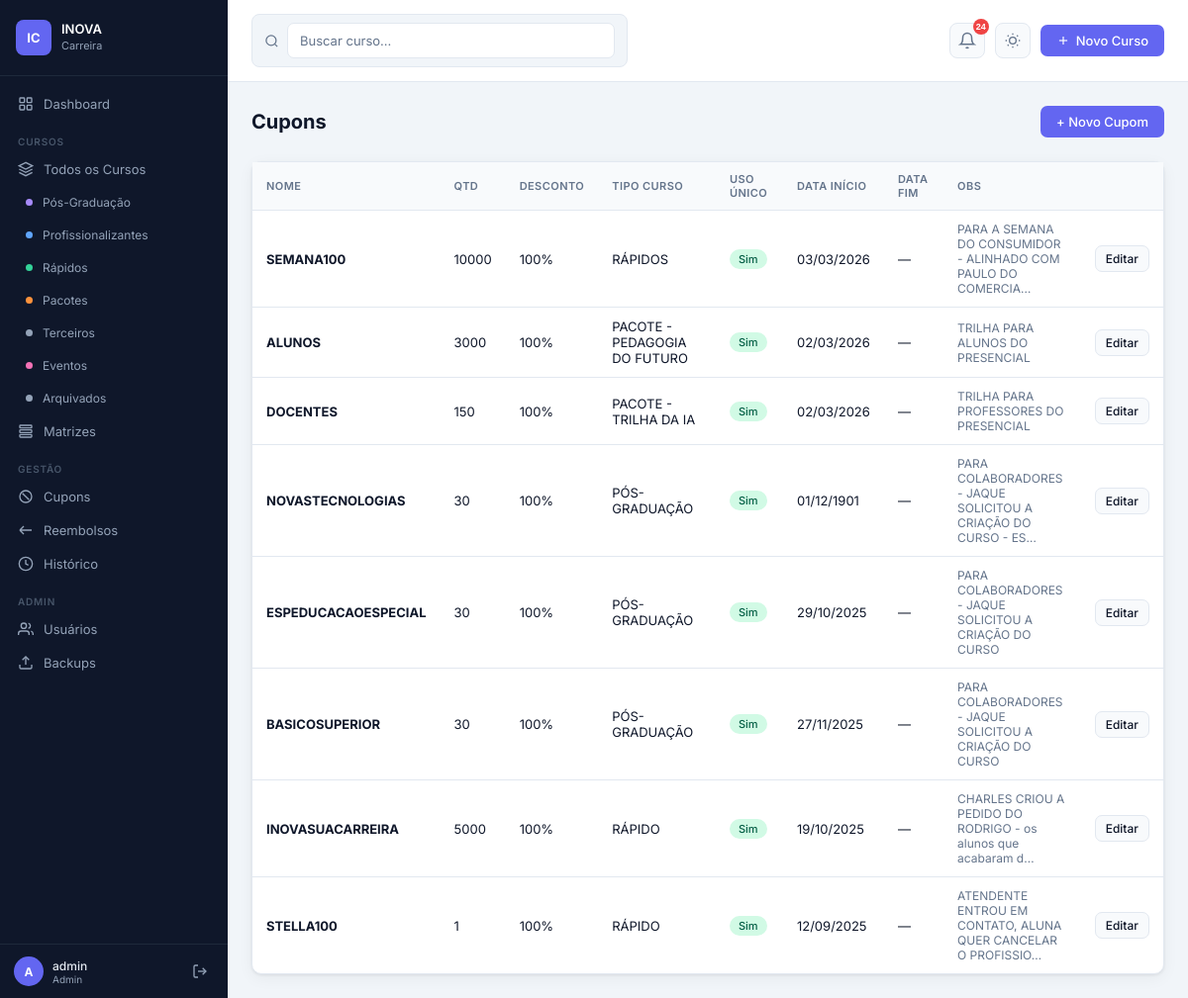
Screenshot of /cupons (signed in) with the database file from the repository.
### app.py (models this page shows)
class Coupon(db.Model):
    id           = db.Column(db.Integer, primary_key=True)
    nome         = db.Column(db.String(100), nullable=False)
    quantidade   = db.Column(db.Integer)
    desconto     = db.Column(db.Float)
    cursos_tipo  = db.Column(db.String(100))
    limite_curso = db.Column(db.Integer)
    uso_unico    = db.Column(db.Boolean, default=True)
    data_inicial = db.Column(db.Date)
    data_final   = db.Column(db.Date)
    obs          = db.Column(db.Text)
    created_at   = db.Column(db.DateTime, default=datetime.utcnow)

### app.py (the view)
@app.route('/cupons')
@perm_check('can_manage_cupons')
def cupons():
    cupons = Coupon.query.order_by(Coupon.created_at.desc()).all()
    return render_template('cupons.html', cupons=cupons)

### app.py (called while the page is built)
def perm_check(check_fn_name):
    def decorator(f):
        @wraps(f)
        def decorated(*args, **kwargs):
            if 'user_id' not in session:
                return redirect(url_for('login'))
            u = User.query.get(session['user_id'])
            if not u or not getattr(u, check_fn_name)():
                flash('Você não tem permissão para acessar esta seção.', 'danger')
                return redirect(url_for('dashboard'))
            return f(*args, **kwargs)
        return decorated
    return decorator

@app.context_processor
def inject_now():
    return {'now': datetime.now}

    def can_manage_cupons(self):
        if self.role == 'admin': return True
        if self._p().get('block_cupons'): return False
        return self.role == 'editor' or self._p().get('cupons_gerenciar', False)

    def can_manage_reembolsos(self):
        if self.role == 'admin': return True
        if self._p().get('block_reembolsos'): return False
        return self.role == 'editor' or self._p().get('reembolsos_gerenciar', False)

    def can_view_historico(self):
        if self.role == 'admin': return True
        if self._p().get('block_historico'): return False
        return self.role == 'editor' or self._p().get('historico_ver', False)

### templates/cupons.html (shortened to what this page needs)
{% extends 'base.html' %}
{% block content %}
<div class="page">
  <div class="page-header">
    <div class="page-title">Cupons</div>
    {% if session.role in ['admin','editor'] %}
    <a href="{{ url_for('cupom_novo') }}" class="btn btn-primary">+ Novo Cupom</a>
    {% endif %}
  </div>
  <div class="card">
    <div class="table-wrapper">
      <table>
        <thead><tr><th>Nome</th><th>Qtd</th><th>Desconto</th><th>Tipo Curso</th><th>Uso Único</th><th>Data Início</th><th>Data Fim</th><th>Obs</th><th></th></tr></thead>
        <tbody>
          {% for c in cupons %}
          <tr>
            <td><strong>{{ c.nome }}</strong></td>
            <td>{{ c.quantidade }}</td>
            <td>{{ (c.desconto * 100)|int }}%</td>
            <td>{{ c.cursos_tipo or '—' }}</td>
            <td>{% if c.uso_unico %}<span class="badge badge-ativo">Sim</span>{% else %}<span class="badge badge-oculto">Não</span>{% endif %}</td>
            <td>{{ c.data_inicial.strftime('%d/%m/%Y') if c.data_inicial else '—' }}</td>
            <td>{{ c.data_final.strftime('%d/%m/%Y') if c.data_final else '—' }}</td>
            <td style="font-size:12px;color:var(--text-muted);max-width:200px">{{ (c.obs or '')[:60] }}{% if c.obs and c.obs|length > 60 %}…{% endif %}</td>
            <td>{% if session.role in ['admin','editor'] %}<a href="{{ url_for('cupom_editar', id=c.id) }}" class="btn btn-sm btn-secondary">Editar</a>{% endif %}</td>
          </tr>
          {% else %}
          <tr><td colspan="9" style="text-align:center;color:var(--text-muted);padding:32px">Nenhum cupom cadastrado.</td></tr>
          {% endfor %}
        </tbody>
      </table>
    </div>
  </div>
</div>
{% endblock %}

### static/css/style.css (style rules this page uses)
:root { --bg: #f1f5f9; --surface: #ffffff; --surface-2: #f8fafc; --sidebar-bg: #0f172a; --sidebar-border: #1e293b; --sidebar-text: #94a3b8; --sidebar-hover: #1e293b; --primary: #6366f1; --primary-hover: #4f46e5; --success: #10b981; --warning: #f59e0b; --danger: #ef4444; --text: #0f172a; --text-muted: #64748b; --border: #e2e8f0; --radius: 10px; --shadow: 0 1px 3px rgba(0,0,0,.07), 0 4px 16px rgba(0,0,0,.05); --transition: .18s ease; }
*, *::before, *::after { box-sizing: border-box; margin: 0; padding: 0; }
body { font-family: 'Inter', sans-serif; background: var(--bg); color: var(--text); font-size: 14px; transition: background var(--transition), color var(--transition); }
.page { padding: 24px; }
.page-header { display: flex; align-items: center; justify-content: space-between; margin-bottom: 24px; flex-wrap: wrap; gap: 12px; }
.page-title { font-size: 20px; font-weight: 700; }
.card { background: var(--surface); border-radius: var(--radius); box-shadow: var(--shadow); border: 1px solid var(--border); transition: background var(--transition), border-color var(--transition); }
.table-wrapper { overflow-x: auto; }
table { width: 100%; border-collapse: collapse; }
thead th { background: var(--surface-2); padding: 10px 14px; text-align: left; font-size: 11px; font-weight: 600; letter-spacing: .04em; text-transform: uppercase; color: var(--text-muted); border-bottom: 1px solid var(--border); transition: background var(--transition); }
tbody tr { border-bottom: 1px solid var(--border); transition: background var(--transition); }
tbody tr:last-child { border-bottom: none; }
td { padding: 11px 14px; font-size: 13px; vertical-align: middle; }
.badge { display: inline-flex; align-items: center; padding: 3px 9px; border-radius: 20px; font-size: 11px; font-weight: 500; white-space: nowrap; }
.badge-ativo { background: #d1fae5; color: #065f46; }
.btn { display: inline-flex; align-items: center; gap: 6px; padding: 8px 16px; border-radius: 7px; border: none; cursor: pointer; font-size: 13px; font-weight: 500; text-decoration: none; transition: all var(--transition); white-space: nowrap; }
.btn-primary { background: var(--primary); color: #fff; }
.btn-secondary { background: var(--surface-2); color: var(--text); border: 1px solid var(--border); }
.btn-sm { padding: 5px 10px; font-size: 12px; }

### rows the page displays
Coupon: nome "SEMANA100", quantidade "10000", (c.desconto*100)|int "100", cursos_tipo "RÁPIDOS", uso_unico "Sim", data_inicial "03/03/2026", data_final "—", obs "PARA A SEMANA DO CONSUMIDOR - ALINHADO COM PAULO DO COMERCIA"
Coupon: nome "ALUNOS", quantidade "3000", (c.desconto*100)|int "100", cursos_tipo "PACOTE - PEDAGOGIA DO FUTURO", uso_unico "Sim", data_inicial "02/03/2026", data_final "—", obs "TRILHA PARA ALUNOS DO PRESENCIAL"
Coupon: nome "DOCENTES", quantidade "150", (c.desconto*100)|int "100", cursos_tipo "PACOTE - TRILHA DA IA", uso_unico "Sim", data_inicial "02/03/2026", data_final "—", obs "TRILHA PARA PROFESSORES DO PRESENCIAL"
Coupon: nome "NOVASTECNOLOGIAS", quantidade "30", (c.desconto*100)|int "100", cursos_tipo "PÓS-GRADUAÇÃO", uso_unico "Sim", data_inicial "01/12/1901", data_final "—", obs "PARA COLABORADORES - JAQUE SOLICITOU A CRIAÇÃO DO CURSO - ES"
Coupon: nome "ESPEDUCACAOESPECIAL", quantidade "30", (c.desconto*100)|int "100", cursos_tipo "PÓS-GRADUAÇÃO", uso_unico "Sim", data_inicial "29/10/2025", data_final "—", obs "PARA COLABORADORES - JAQUE SOLICITOU A CRIAÇÃO DO CURSO"
Coupon: nome "BASICOSUPERIOR", quantidade "30", (c.desconto*100)|int "100", cursos_tipo "PÓS-GRADUAÇÃO", uso_unico "Sim", data_inicial "27/11/2025", data_final "—", obs "PARA COLABORADORES - JAQUE SOLICITOU A CRIAÇÃO DO CURSO"
Coupon: nome "INOVASUACARREIRA", quantidade "5000", (c.desconto*100)|int "100", cursos_tipo "RÁPIDO", uso_unico "Sim", data_inicial "19/10/2025", data_final "—", obs "CHARLES CRIOU A PEDIDO DO RODRIGO - os alunos que acabaram d"
Coupon: nome "STELLA100", quantidade "1", (c.desconto*100)|int "100", cursos_tipo "RÁPIDO", uso_unico "Sim", data_inicial "12/09/2025", data_final "—", obs "ATENDENTE ENTROU EM CONTATO, ALUNA QUER CANCELAR O PROFISSIO"

### other values shown
{{ session.username[0]|upper }} "A"
{{ session.username }} "admin"
{{ session.role }} "Admin"
{{ total_badge if total_badge < 100 else '99+' }} "24"
